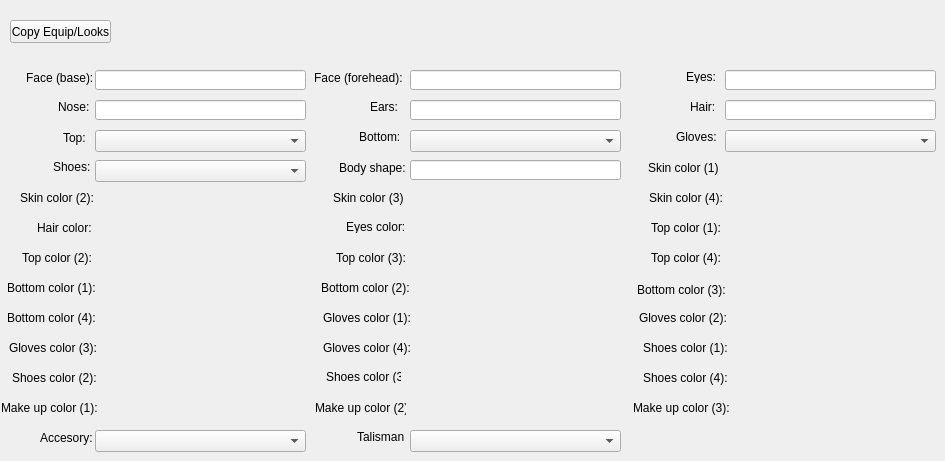
    <widget class="QWidget" name="equipTab">
     <property name="autoFillBackground">
      <bool>true</bool>
     </property>
     <attribute name="title">
      <string>Equipment/Looks</string>
     </attribute>
     <widget class="QToolButton" name="equipCopyButton">
      <property name="geometry">
       <rect>
        <x>10</x>
        <y>20</y>
        <width>101</width>
        <height>23</height>
       </rect>
      </property>
      <property name="text">
       <string>Copy Equip/Looks</string>
      </property>
      <property name="popupMode">
       <enum>QToolButton::InstantPopup</enum>
      </property>
      <property name="toolButtonStyle">
       <enum>Qt::ToolButtonTextOnly</enum>
      </property>
     </widget>
     <widget class="QLabel" name="label_4">
      <property name="geometry">
       <rect>
        <x>314</x>
        <y>70</y>
        <width>91</width>
        <height>16</height>
       </rect>
      </property>
      <property name="text">
       <string>Face (forehead):</string>
      </property>
     </widget>
     <widget class="QLineEdit" name="faceTopEdit">
      <property name="geometry">
       <rect>
        <x>410</x>
        <y>70</y>
        <width>211</width>
        <height>20</height>
       </rect>
      </property>
     </widget>
     <widget class="QLabel" name="label_6">
      <property name="geometry">
       <rect>
        <x>40</x>
        <y>430</y>
        <width>61</width>
        <height>16</height>
       </rect>
      </property>
      <property name="text">
       <string>Accesory:</string>
      </property>
     </widget>
     <widget class="QLabel" name="label_7">
      <property name="geometry">
       <rect>
        <x>26</x>
        <y>70</y>
        <width>71</width>
        <height>16</height>
       </rect>
      </property>
      <property name="text">
       <string>Face (base):</string>
      </property>
     </widget>
     <widget class="QLineEdit" name="faceBottomEdit">
      <property name="geometry">
       <rect>
        <x>95</x>
        <y>70</y>
        <width>211</width>
        <height>20</height>
       </rect>
      </property>
     </widget>
     <widget class="QLabel" name="label_8">
      <property name="geometry">
       <rect>
        <x>686</x>
        <y>70</y>
        <width>47</width>
        <height>13</height>
       </rect>
      </property>
      <property name="text">
       <string>Eyes:</string>
      </property>
     </widget>
     <widget class="QLineEdit" name="eyesEdit">
      <property name="geometry">
       <rect>
        <x>725</x>
        <y>70</y>
        <width>211</width>
        <height>20</height>
       </rect>
      </property>
     </widget>
     <widget class="QLabel" name="label_9">
      <property name="geometry">
       <rect>
        <x>58</x>
        <y>100</y>
        <width>47</width>
        <height>13</height>
       </rect>
      </property>
      <property name="text">
       <string>Nose:</string>
      </property>
     </widget>
     <widget class="QLineEdit" name="noseEdit">
      <property name="geometry">
       <rect>
        <x>95</x>
        <y>100</y>
        <width>211</width>
        <height>20</height>
       </rect>
      </property>
     </widget>
     <widget class="QLabel" name="label_10">
      <property name="geometry">
       <rect>
        <x>370</x>
        <y>100</y>
        <width>47</width>
        <height>13</height>
       </rect>
      </property>
      <property name="text">
       <string>Ears:</string>
      </property>
     </widget>
     <widget class="QLineEdit" name="earsEdit">
      <property name="geometry">
       <rect>
        <x>410</x>
        <y>100</y>
        <width>211</width>
        <height>20</height>
       </rect>
      </property>
     </widget>
     <widget class="QLabel" name="label_11">
      <property name="geometry">
       <rect>
        <x>690</x>
        <y>100</y>
        <width>47</width>
        <height>13</height>
       </rect>
      </property>
      <property name="text">
       <string>Hair:</string>
      </property>
     </widget>
     <widget class="QLineEdit" name="hairEdit">
      <property name="geometry">
       <rect>
        <x>725</x>
        <y>100</y>
        <width>211</width>
        <height>20</height>
       </rect>
      </property>
     </widget>
     <widget class="QLabel" name="label_12">
      <property name="geometry">
       <rect>
        <x>63</x>
        <y>130</y>
        <width>51</width>
        <height>16</height>
       </rect>
      </property>
      <property name="text">
       <string>Top:</string>
      </property>
     </widget>
     <widget class="QComboBox" name="topComboBox">
      <property name="geometry">
       <rect>
        <x>95</x>
        <y>130</y>
        <width>211</width>
        <height>22</height>
       </rect>
      </property>
     </widget>
     <widget class="QLabel" name="label_13">
      <property name="geometry">
       <rect>
        <x>359</x>
        <y>130</y>
        <width>47</width>
        <height>13</height>
       </rect>
      </property>
      <property name="text">
       <string>Bottom:</string>
      </property>
     </widget>
     <widget class="QComboBox" name="bottomComboBox">
      <property name="geometry">
       <rect>
        <x>410</x>
        <y>130</y>
        <width>211</width>
        <height>22</height>
       </rect>
      </property>
     </widget>
     <widget class="QLabel" name="label_14">
      <property name="geometry">
       <rect>
        <x>676</x>
        <y>130</y>
        <width>47</width>
        <height>13</height>
       </rect>
      </property>
      <property name="text">
       <string>Gloves:</string>
      </property>
     </widget>
     <widget class="QComboBox" name="glovesComboBox">
      <property name="geometry">
       <rect>
        <x>725</x>
        <y>130</y>
        <width>211</width>
        <height>22</height>
       </rect>
      </property>
     </widget>
     <widget class="QLabel" name="label_15">
      <property name="geometry">
       <rect>
        <x>53</x>
        <y>160</y>
        <width>47</width>
        <height>13</height>
       </rect>
      </property>
      <property name="text">
       <string>Shoes:</string>
      </property>
     </widget>
     <widget class="QComboBox" name="shoesComboBox">
      <property name="geometry">
       <rect>
        <x>95</x>
        <y>160</y>
        <width>211</width>
        <height>22</height>
       </rect>
      </property>
     </widget>
     <widget class="QLineEdit" name="bodyShapeEdit">
      <property name="geometry">
       <rect>
        <x>410</x>
        <y>160</y>
        <width>211</width>
        <height>20</height>
       </rect>
      </property>
     </widget>
     <widget class="QLabel" name="label_16">
      <property name="geometry">
       <rect>
        <x>339</x>
        <y>160</y>
        <width>81</width>
        <height>16</height>
       </rect>
      </property>
      <property name="text">
       <string>Body shape:</string>
      </property>
     </widget>
     <widget class="QLabel" name="label_17">
      <property name="geometry">
       <rect>
        <x>648</x>
        <y>160</y>
        <width>71</width>
        <height>16</height>
       </rect>
      </property>
      <property name="text">
       <string>Skin color (1):</string>
      </property>
     </widget>
     <widget class="QLabel" name="label_18">
      <property name="geometry">
       <rect>
        <x>20</x>
        <y>190</y>
        <width>81</width>
        <height>16</height>
       </rect>
      </property>
      <property name="text">
       <string>Skin color (2):</string>
      </property>
     </widget>
     <widget class="QLabel" name="label_19">
      <property name="geometry">
       <rect>
        <x>333</x>
        <y>190</y>
        <width>71</width>
        <height>16</height>
       </rect>
      </property>
      <property name="text">
       <string>Skin color (3):</string>
      </property>
     </widget>
     <widget class="QLabel" name="label_20">
      <property name="geometry">
       <rect>
        <x>649</x>
        <y>190</y>
        <width>91</width>
        <height>16</height>
       </rect>
      </property>
      <property name="text">
       <string>Skin color (4):</string>
      </property>
     </widget>
     <widget class="QLabel" name="label_21">
      <property name="geometry">
       <rect>
        <x>37</x>
        <y>220</y>
        <width>61</width>
        <height>16</height>
       </rect>
      </property>
      <property name="text">
       <string>Hair color:</string>
      </property>
     </widget>
     <widget class="QLabel" name="label_22">
      <property name="geometry">
       <rect>
        <x>346</x>
        <y>220</y>
        <width>60</width>
        <height>13</height>
       </rect>
      </property>
      <property name="text">
       <string>Eyes color:</string>
      </property>
     </widget>
     <widget class="QLabel" name="label_23">
      <property name="geometry">
       <rect>
        <x>651</x>
        <y>220</y>
        <width>71</width>
        <height>16</height>
       </rect>
      </property>
      <property name="text">
       <string>Top color (1):</string>
      </property>
     </widget>
     <widget class="QLabel" name="label_24">
      <property name="geometry">
       <rect>
        <x>22</x>
        <y>250</y>
        <width>71</width>
        <height>16</height>
       </rect>
      </property>
      <property name="text">
       <string>Top color (2):</string>
      </property>
     </widget>
     <widget class="QLabel" name="label_25">
      <property name="geometry">
       <rect>
        <x>336</x>
        <y>250</y>
        <width>71</width>
        <height>16</height>
       </rect>
      </property>
      <property name="text">
       <string>Top color (3):</string>
      </property>
     </widget>
     <widget class="QLabel" name="label_26">
      <property name="geometry">
       <rect>
        <x>651</x>
        <y>250</y>
        <width>71</width>
        <height>16</height>
       </rect>
      </property>
      <property name="text">
       <string>Top color (4):</string>
      </property>
     </widget>
     <widget class="QLabel" name="label_27">
      <property name="geometry">
       <rect>
        <x>7</x>
        <y>280</y>
        <width>91</width>
        <height>16</height>
       </rect>
      </property>
      <property name="text">
       <string>Bottom color (1):</string>
      </property>
     </widget>
     <widget class="QLabel" name="label_28">
      <property name="geometry">
       <rect>
        <x>321</x>
        <y>280</y>
        <width>91</width>
        <height>16</height>
       </rect>
      </property>
      <property name="text">
       <string>Bottom color (2):</string>
      </property>
     </widget>
     <widget class="QLabel" name="label_29">
      <property name="geometry">
       <rect>
        <x>637</x>
        <y>280</y>
        <width>101</width>
        <height>20</height>
       </rect>
      </property>
      <property name="text">
       <string>Bottom color (3):</string>
      </property>
     </widget>
     <widget class="QLabel" name="label_30">
      <property name="geometry">
       <rect>
        <x>7</x>
        <y>310</y>
        <width>101</width>
        <height>16</height>
       </rect>
      </property>
      <property name="text">
       <string>Bottom color (4):</string>
      </property>
     </widget>
     <widget class="QLabel" name="label_31">
      <property name="geometry">
       <rect>
        <x>323</x>
        <y>310</y>
        <width>91</width>
        <height>16</height>
       </rect>
      </property>
      <property name="text">
       <string>Gloves color (1):</string>
      </property>
     </widget>
     <widget class="QLabel" name="label_32">
      <property name="geometry">
       <rect>
        <x>639</x>
        <y>310</y>
        <width>91</width>
        <height>16</height>
       </rect>
      </property>
      <property name="text">
       <string>Gloves color (2):</string>
      </property>
     </widget>
     <widget class="QLabel" name="label_33">
      <property name="geometry">
       <rect>
        <x>9</x>
        <y>340</y>
        <width>91</width>
        <height>16</height>
       </rect>
      </property>
      <property name="text">
       <string>Gloves color (3):</string>
      </property>
     </widget>
     <widget class="QLabel" name="label_34">
      <property name="geometry">
       <rect>
        <x>323</x>
        <y>340</y>
        <width>91</width>
        <height>16</height>
       </rect>
      </property>
      <property name="text">
       <string>Gloves color (4):</string>
      </property>
     </widget>
     <widget class="QLabel" name="label_35">
      <property name="geometry">
       <rect>
        <x>643</x>
        <y>340</y>
        <width>91</width>
        <height>16</height>
       </rect>
      </property>
      <property name="text">
       <string>Shoes color (1):</string>
      </property>
     </widget>
     <widget class="QLabel" name="label_36">
      <property name="geometry">
       <rect>
        <x>12</x>
        <y>370</y>
        <width>101</width>
        <height>16</height>
       </rect>
      </property>
      <property name="text">
       <string>Shoes color (2):</string>
      </property>
     </widget>
     <widget class="QLabel" name="label_37">
      <property name="geometry">
       <rect>
        <x>326</x>
        <y>370</y>
        <width>75</width>
        <height>13</height>
       </rect>
      </property>
      <property name="text">
       <string>Shoes color (3):</string>
      </property>
     </widget>
     <widget class="QLabel" name="label_38">
      <property name="geometry">
       <rect>
        <x>643</x>
        <y>370</y>
        <width>91</width>
        <height>16</height>
       </rect>
      </property>
      <property name="text">
       <string>Shoes color (4):</string>
      </property>
     </widget>
     <widget class="QLabel" name="label_39">
      <property name="geometry">
       <rect>
        <x>1</x>
        <y>400</y>
        <width>101</width>
        <height>16</height>
       </rect>
      </property>
      <property name="text">
       <string>Make up color (1):</string>
      </property>
     </widget>
     <widget class="QLabel" name="label_40">
      <property name="geometry">
       <rect>
        <x>315</x>
        <y>400</y>
        <width>91</width>
        <height>16</height>
       </rect>
      </property>
      <property name="text">
       <string>Make up color (2):</string>
      </property>
     </widget>
     <widget class="QLabel" name="label_41">
      <property name="geometry">
       <rect>
        <x>633</x>
        <y>400</y>
        <width>101</width>
        <height>16</height>
       </rect>
      </property>
      <property name="text">
       <string>Make up color (3):</string>
      </property>
     </widget>
     <widget class="QComboBox" name="accesoryComboBox">
      <property name="geometry">
       <rect>
        <x>95</x>
        <y>430</y>
        <width>211</width>
        <height>22</height>
       </rect>
      </property>
     </widget>
     <widget class="QLabel" name="label_42">
      <property name="geometry">
       <rect>
        <x>357</x>
        <y>430</y>
        <width>47</width>
        <height>13</height>
       </rect>
      </property>
      <property name="text">
       <string>Talisman:</string>
      </property>
     </widget>
     <widget class="QComboBox" name="talismanComboBox">
      <property name="geometry">
       <rect>
        <x>410</x>
        <y>430</y>
        <width>211</width>
        <height>22</height>
       </rect>
      </property>
     </widget>
     <widget class="QPushButton" name="skinColor1Button">
      <property name="geometry">
       <rect>
        <x>725</x>
        <y>160</y>
        <width>211</width>
        <height>20</height>
       </rect>
      </property>
      <property name="autoFillBackground">
       <bool>false</bool>
      </property>
      <property name="text">
       <string/>
      </property>
      <property name="flat">
       <bool>true</bool>
      </property>
     </widget>
     <widget class="QPushButton" name="skinColor2Button">
      <property name="geometry">
       <rect>
        <x>95</x>
        <y>190</y>
        <width>211</width>
        <height>20</height>
       </rect>
      </property>
      <property name="text">
       <string/>
      </property>
      <property name="flat">
       <bool>true</bool>
      </property>
     </widget>
     <widget class="QPushButton" name="skinColor3Button">
      <property name="geometry">
       <rect>
        <x>410</x>
        <y>190</y>
        <width>211</width>
        <height>20</height>
       </rect>
      </property>
      <property name="text">
       <string/>
      </property>
      <property name="flat">
       <bool>true</bool>
      </property>
     </widget>
     <widget class="QPushButton" name="skinColor4Button">
      <property name="geometry">
       <rect>
        <x>725</x>
        <y>190</y>
        <width>211</width>
        <height>20</height>
       </rect>
      </property>
      <property name="text">
       <string/>
      </property>
      <property name="flat">
       <bool>true</bool>
      </property>
     </widget>
     <widget class="QPushButton" name="hairColorButton">
      <property name="geometry">
       <rect>
        <x>95</x>
        <y>220</y>
        <width>211</width>
        <height>20</height>
       </rect>
      </property>
      <property name="text">
       <string/>
      </property>
      <property name="flat">
       <bool>true</bool>
      </property>
     </widget>
     <widget class="QPushButton" name="eyesColorButton">
      <property name="geometry">
       <rect>
        <x>410</x>
        <y>220</y>
        <width>211</width>
        <height>20</height>
       </rect>
      </property>
      <property name="autoFillBackground">
       <bool>false</bool>
      </property>
      <property name="text">
       <string/>
      </property>
      <property name="flat">
       <bool>true</bool>
      </property>
     </widget>
     <widget class="QPushButton" name="topColor1Button">
      <property name="geometry">
       <rect>
        <x>725</x>
        <y>220</y>
        <width>211</width>
        <height>20</height>
       </rect>
      </property>
      <property name="text">
       <string/>
      </property>
      <property name="flat">
       <bool>true</bool>
      </property>
     </widget>
     <widget class="QPushButton" name="topColor2Button">
      <property name="geometry">
       <rect>
        <x>95</x>
        <y>250</y>
        <width>211</width>
        <height>20</height>
       </rect>
      </property>
      <property name="text">
       <string/>
      </property>
      <property name="flat">
       <bool>true</bool>
      </property>
     </widget>
     <widget class="QPushButton" name="topColor3Button">
      <property name="geometry">
       <rect>
        <x>410</x>
        <y>250</y>
        <width>211</width>
        <height>20</height>
       </rect>
      </property>
      <property name="text">
       <string/>
      </property>
      <property name="flat">
       <bool>true</bool>
      </property>
     </widget>
     <widget class="QPushButton" name="topColor4Button">
      <property name="geometry">
       <rect>
        <x>725</x>
        <y>250</y>
        <width>211</width>
        <height>20</height>
       </rect>
      </property>
      <property name="text">
       <string/>
      </property>
      <property name="flat">
       <bool>true</bool>
      </property>
     </widget>
     <widget class="QPushButton" name="bottomColor1Button">
      <property name="geometry">
       <rect>
        <x>95</x>
        <y>280</y>
        <width>211</width>
        <height>20</height>
       </rect>
      </property>
      <property name="text">
       <string/>
      </property>
      <property name="flat">
       <bool>true</bool>
      </property>
     </widget>
     <widget class="QPushButton" name="bottomColor2Button">
      <property name="geometry">
       <rect>
        <x>410</x>
        <y>280</y>
        <width>211</width>
        <height>20</height>
       </rect>
      </property>
      <property name="text">
       <string/>
      </property>
      <property name="flat">
       <bool>true</bool>
      </property>
     </widget>
     <widget class="QPushButton" name="bottomColor3Button">
      <property name="geometry">
       <rect>
        <x>725</x>
        <y>280</y>
        <width>211</width>
        <height>20</height>
       </rect>
      </property>
      <property name="text">
       <string/>
      </property>
      <property name="flat">
       <bool>true</bool>
      </property>
     </widget>
     <widget class="QPushButton" name="bottomColor4Button">
      <property name="geometry">
       <rect>
        <x>95</x>
        <y>310</y>
        <width>211</width>
        <height>20</height>
       </rect>
      </property>
      <property name="text">
       <string/>
      </property>
      <property name="flat">
       <bool>true</bool>
      </property>
     </widget>
     <widget class="QPushButton" name="glovesColor1Button">
      <property name="geometry">
       <rect>
        <x>410</x>
        <y>310</y>
        <width>211</width>
        <height>20</height>
       </rect>
      </property>
      <property name="text">
       <string/>
      </property>
      <property name="flat">
       <bool>true</bool>
      </property>
     </widget>
     <widget class="QPushButton" name="glovesColor2Button">
      <property name="geometry">
       <rect>
        <x>725</x>
        <y>310</y>
        <width>211</width>
        <height>20</height>
       </rect>
      </property>
      <property name="text">
       <string/>
      </property>
      <property name="flat">
       <bool>true</bool>
      </property>
     </widget>
     <widget class="QPushButton" name="glovesColor3Button">
      <property name="geometry">
       <rect>
        <x>95</x>
        <y>340</y>
        <width>211</width>
        <height>20</height>
       </rect>
      </property>
      <property name="text">
       <string/>
      </property>
      <property name="flat">
       <bool>true</bool>
      </property>
     </widget>
     <widget class="QPushButton" name="glovesColor4Button">
      <property name="geometry">
       <rect>
        <x>410</x>
        <y>340</y>
        <width>211</width>
        <height>20</height>
       </rect>
      </property>
      <property name="text">
       <string/>
      </property>
      <property name="flat">
       <bool>true</bool>
      </property>
     </widget>
     <widget class="QPushButton" name="shoesColor1Button">
      <property name="geometry">
       <rect>
        <x>725</x>
        <y>340</y>
        <width>211</width>
        <height>20</height>
       </rect>
      </property>
      <property name="text">
       <string/>
      </property>
      <property name="flat">
       <bool>true</bool>
      </property>
     </widget>
     <widget class="QPushButton" name="shoesColor2Button">
      <property name="geometry">
       <rect>
        <x>95</x>
        <y>370</y>
        <width>211</width>
        <height>20</height>
       </rect>
      </property>
      <property name="text">
       <string/>
      </property>
      <property name="flat">
       <bool>true</bool>
      </property>
     </widget>
     <widget class="QPushButton" name="shoesColor3Button">
      <property name="geometry">
       <rect>
        <x>410</x>
        <y>370</y>
        <width>211</width>
        <height>20</height>
       </rect>
      </property>
      <property name="text">
       <string/>
      </property>
      <property name="flat">
       <bool>true</bool>
      </property>
     </widget>
     <widget class="QPushButton" name="shoesColor4Button">
      <property name="geometry">
       <rect>
        <x>725</x>
        <y>370</y>
        <width>210</width>
        <height>20</height>
       </rect>
      </property>
      <property name="text">
       <string/>
      </property>
      <property name="flat">
       <bool>true</bool>
      </property>
     </widget>
     <widget class="QPushButton" name="makeupColor1Button">
      <property name="geometry">
       <rect>
        <x>95</x>
        <y>400</y>
        <width>211</width>
        <height>20</height>
       </rect>
      </property>
      <property name="text">
       <string/>
      </property>
      <property name="flat">
       <bool>true</bool>
      </property>
     </widget>
     <widget class="QPushButton" name="makeupColor2Button">
      <property name="geometry">
       <rect>
        <x>410</x>
        <y>400</y>
        <width>211</width>
        <height>20</height>
       </rect>
      </property>
      <property name="text">
       <string/>
      </property>
      <property name="flat">
       <bool>true</bool>
      </property>
     </widget>
     <widget class="QPushButton" name="makeupColor3Button">
      <property name="geometry">
       <rect>
        <x>725</x>
        <y>400</y>
        <width>211</width>
        <height>20</height>
       </rect>
      </property>
      <property name="text">
       <string/>
      </property>
      <property name="flat">
       <bool>true</bool>
      </property>
     </widget>
    </widget>
